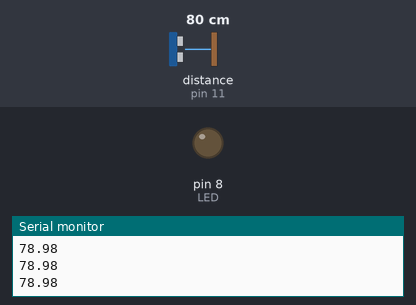
Bench run of a sketch on a simulated Arduino Uno, built with avr-gcc and run on an emulated ATmega328P. Shown: output pins drawn as LEDs (lit = HIGH), the last lines printed to the serial monitor. Wiring (inferred from the names in the program): ultrasonic range finder: trigger pin 12; echo pin 11. Inputs (shaded band) come from the test bench; at power-on: distance to the obstacle (sensor on pin 11) 80 cm. The echo pulse lasts 58.3 µs per cm; pins used as bus, display or sensor lines are not drawn.

Above: at 1.2 s.
1.3 s: distance to the obstacle (sensor on pin 11) set to 17 cm
2.8 s: distance to the obstacle (sensor on pin 11) set to 14 cm
At 3.3 s:
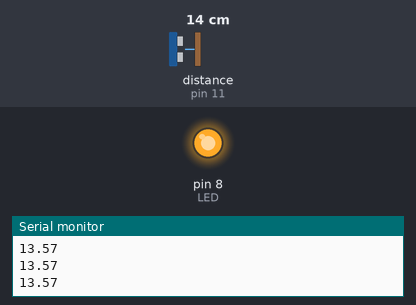
4.3 s: distance to the obstacle (sensor on pin 11) set to 18 cm
At 4.9 s:
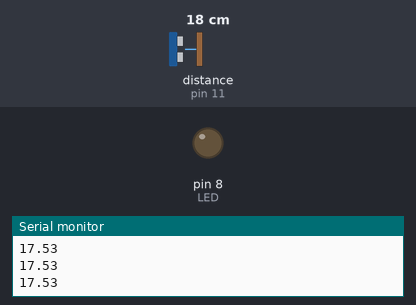
5.8 s: distance to the obstacle (sensor on pin 11) set to 2 cm
At 6.8 s:
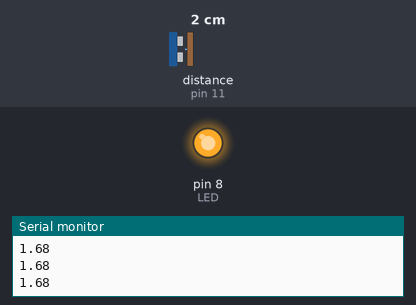
Timing chart, 0 to 8.3 s (numbered marks = the images above; inputs shaded):
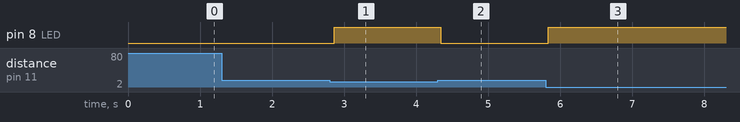

Measured:
- the behaviour switches between 16 and 15 cm on distance to the obstacle (sensor on pin 11) (found by bisection; images 0 and 1)
- after the input at 2.8 s, pin 8 (LED): LOW → HIGH after 0.06 s
- after the input at 4.3 s, pin 8 (LED): HIGH → LOW at once
- after the input at 5.8 s, pin 8 (LED): LOW → HIGH at once

The sketch:

minim.ino
```cpp
/*
  Solucionari Repte SA3-B · Sensor d'aparcament (REQUISIT MINIM)
  Mesura la distancia amb ultrasons i encen un LED quan estas per sota d'una distancia.
  Circuit: HC-SR04 TRIG=12, ECHO=11 ; LED=8 (+220 ohm a GND).
  La distancia es veu al Monitor Serie.
*/

const int TRIG = 12, ECHO = 11, LED = 8;
const int DIST_AVIS = 15;   // cm

float mesuraDistancia() {
  digitalWrite(TRIG, LOW);  delayMicroseconds(2);
  digitalWrite(TRIG, HIGH); delayMicroseconds(10);
  digitalWrite(TRIG, LOW);
  long t = pulseIn(ECHO, HIGH, 30000);   // timeout 30 ms
  if (t == 0) return 400;                // sense eco: fora de rang
  return t * 0.034 / 2.0;
}

void setup() {
  pinMode(TRIG, OUTPUT); pinMode(ECHO, INPUT);
  pinMode(LED, OUTPUT);
  Serial.begin(9600);
}

void loop() {
  float d = mesuraDistancia();
  Serial.println(d);

  digitalWrite(LED, (d < DIST_AVIS) ? HIGH : LOW);
  delay(60);
}
```
